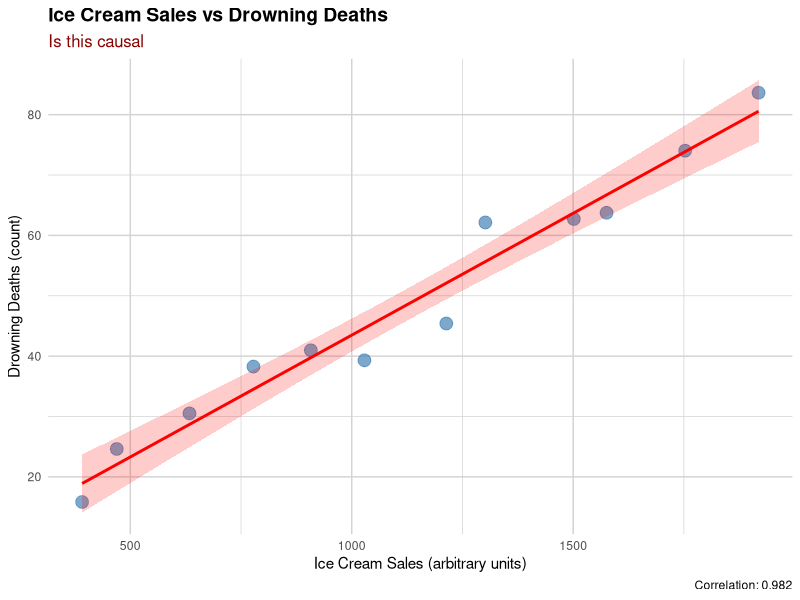
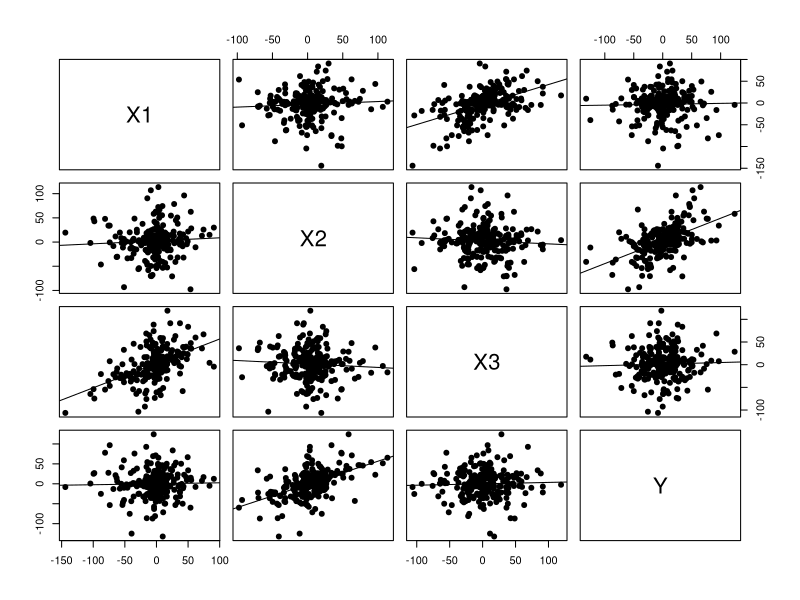
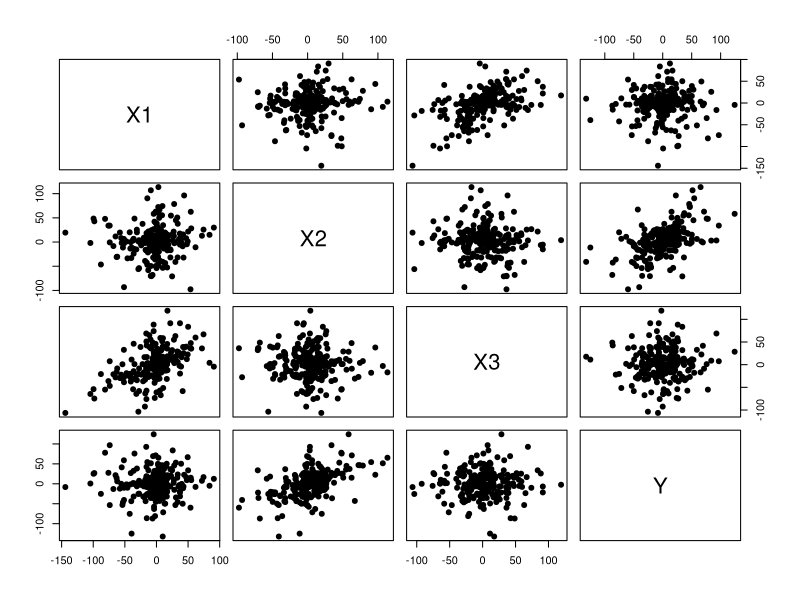

Source code (R) for these figures, in order:
## ---- chunk 1
knitr::opts_chunk$set(echo = FALSE, fig.align='center')

library(DiagrammeR)
library(ggplot2)
library(knitr)
## ---- chunk 2

#| out-width: 12in
#| out-height: 3.5in

# Demonstrating Confounding: Ice Cream Sales vs Drowning Deaths
# A classic example showing how correlation does not imply causation

# Load required libraries
library(tidyverse)
library(ggplot2)
library(corrplot)

# Create synthetic data based on realistic patterns
set.seed(42)

# Temperature is the confounder (in Celsius)
temperature <- seq(5, 35, length.out = 12)  # Monthly temperatures

# Ice cream sales increase with temperature
ice_cream_sales <- 100 + 50 * temperature + rnorm(12, 0, 30)
ice_cream_sales <- pmax(ice_cream_sales, 0)  # Ensure non-negative

# Drowning deaths increase with temperature (people swim more)
drowning_deaths <- 10 + 2 * temperature + rnorm(12, 0, 3)

# Create a data frame
data <- tibble(
  month = month.abb,
  temperature = temperature,
  ice_cream_sales = ice_cream_sales,
  drowning_deaths = drowning_deaths
)

# Create scatter plot showing the correlation
scatter_plot <- data %>%
  ggplot(aes(x = ice_cream_sales, y = drowning_deaths)) +
  geom_point(size = 4, color = "steelblue", alpha = 0.7) +
  geom_smooth(method = "lm", se = TRUE, color = "red", fill = "red", alpha = 0.2) +
  labs(
    title = "Ice Cream Sales vs Drowning Deaths",
    subtitle = "Is this causal",
    x = "Ice Cream Sales (arbitrary units)",
    y = "Drowning Deaths (count)",
    caption = paste("Correlation:", round(cor(data$ice_cream_sales, data$drowning_deaths), 3))
  ) +
  theme_minimal() +
  theme(
    plot.title = element_text(face = "bold", size = 14),
    plot.subtitle = element_text(size = 12, color = "darkred"),
    panel.grid = element_line(color = "lightgray")
  )

print(scatter_plot)

## ---- chunk 3
set.seed(5)
x <- rnorm(500, sd=runif(500, 2, 50))
x2 <- 0.5 *x + rnorm(500, sd=runif(500, 2, 50))
d <- matrix(c(round(x, 2),round(x2, 2)), 250)
colnames(d) <-   c("X1","X2", "X3", "Y")

panel_regression_line = function(x,y, ...){
  points(x,y,...)
  linear_regression = lm(y~x)
  linear_regression_line = abline(linear_regression)
}


pairs(d, pch = 19, lower.panel=panel_regression_line, upper.panel = panel_regression_line)
## ---- chunk 4
set.seed(5)
x <- rnorm(500, sd=runif(500, 2, 50))
x2 <- 0.5 *x + rnorm(500, sd=runif(500, 2, 50))
d <- matrix(c(round(x, 2),round(x2, 2)), 250)
V <- cov(d)
colnames(V)  <- c("X1","X2", "X3", "Y")
rownames(V)  <- c("X","X2", "X3", "Y")
kable(V, digits = 2)
## ---- chunk 5
set.seed(5)
x <- rnorm(500, sd=runif(500, 2, 50))
x2 <- 0.5 *x + rnorm(500, sd=runif(500, 2, 50))
d <- matrix(c(x,x2), 250)
V <- cov(d)
colnames(V)  <- c("X1","X2", "X3", "Y")
rownames(V)  <- c("X","X2", "X3", "Y")
kable(cov2cor(V),  digits = 2)
## ---- chunk 6
set.seed(5)
x <- rnorm(500, sd=runif(500, 2, 50))
x2 <- 0.5 *x + rnorm(500, sd=runif(500, 2, 50))
d <- matrix(c(x,x2), 250)
colnames(d) <-   c("X1","X2", "X3", "Y")
pairs(d, pch = 19)
